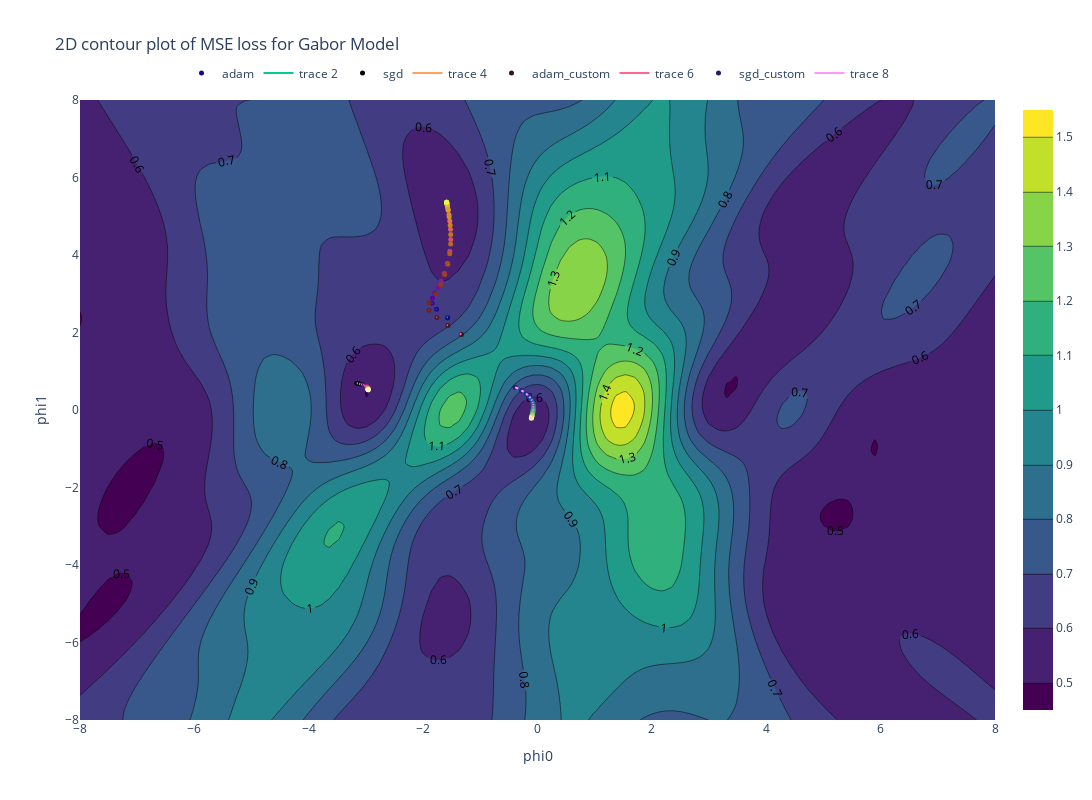

Source (notebook cell):
### Markdown cell above
### contour plots and trajectories

### Code cell
# % showing 2d plots
viewer = PlotlibViewer(mode='2d', width=1200, height=800)
viewer.contour(p0.detach().numpy().flatten(), 
               p1.detach().numpy().flatten(), 
               loss.detach().numpy().flatten())
npoints = 20
cmaps = ['plasma', 'magma', 'solar', 'haline']
for i, method in enumerate(hist.keys()):
    data = TensorDict(hist[method], batch_size=epochs)
    gap = data['params'].shape[0] // npoints
    data = data[::gap]

    # data['params_grad'] = data['params_grad'] / torch.norm(data['params_grad'], p=2, dim=0)
    viewer.scatter2d(data['params'].numpy()[:, 0].flatten(),
                      data['params'].numpy()[:, 1].flatten(), 
                      name=method,
                      color=data['epoch'].numpy(),
                      cmap=cmaps[i])
    viewer.quiver2d(data['params'].numpy()[:, 0].flatten(),
                      data['params'].numpy()[:, 1].flatten(), 
                      -data['params_grad'].numpy()[:, 0].flatten(), 
                      -data['params_grad'].numpy()[:, 1].flatten()
                      )
    
viewer.show(xlable='phi0', ylabel="phi1", title="2D contour plot of MSE loss for Gabor Model")

### Figure 1 — Plotly figure (JSON) as saved in the notebook; plotly's stock layout.template omitted (floating-point values rounded to 4 significant figures; data arrays with more than 128 entries replaced by an {"elided": "..."} marker saying what was removed)
{"data": [{"colorscale": [[0, "#440154"], [0.1111, "#482878"], [0.2222, "#3e4989"], [0.3333, "#31688e"], [0.4444, "#26828e"], [0.5556, "#1f9e89"], [0.6667, "#35b779"], [0.7778, "#6ece58"], [0.8889, "#b5de2b"], [1, "#fde725"]], "contours": {"showlabels": true}, "type": "contour", "x": {"elided": "10000 float values"}, "y": {"elided": "10000 float values"}, "z": {"elided": "10000 float values"}}, {"marker": {"color": [0, 250, 500, 750, 1000, 1250, 1500, 1750, 2000, 2250, 2500, 2750, 3000, 3250, 3500, 3750, 4000, 4250, 4500, 4750], "colorscale": [[0, "#0d0887"], [0.1111, "#46039f"], [0.2222, "#7201a8"], [0.3333, "#9c179e"], [0.4444, "#bd3786"], [0.5556, "#d8576b"], [0.6667, "#ed7953"], [0.7778, "#fb9f3a"], [0.8889, "#fdca26"], [1, "#f0f921"]], "line": {"color": "black", "width": 0}, "size": 5, "symbol": "circle"}, "mode": "markers", "name": "adam", "type": "scatter", "x": [-1.571, -1.765, -1.842, -1.837, -1.794, -1.741, -1.686, -1.63, -1.575, -1.533, -1.517, -1.521, -1.534, -1.548, -1.561, -1.572, -1.579, -1.584, -1.587, -1.588], "y": [2.384, 2.598, 2.755, 2.887, 3.018, 3.16, 3.325, 3.529, 3.79, 4.096, 4.402, 4.667, 4.879, 5.039, 5.156, 5.237, 5.291, 5.324, 5.343, 5.353]}, {"mode": "lines", "type": "scatter", "x": {"elided": "140 float values"}, "y": {"elided": "140 float values"}}, {"marker": {"color": [0, 250, 500, 750, 1000, 1250, 1500, 1750, 2000, 2250, 2500, 2750, 3000, 3250, 3500, 3750, 4000, 4250, 4500, 4750], "colorscale": [[0, "#000004"], [0.1111, "#180f3d"], [0.2222, "#440f76"], [0.3333, "#721f81"], [0.4444, "#9e2f7f"], [0.5556, "#cd4071"], [0.6667, "#f1605d"], [0.7778, "#fd9668"], [0.8889, "#feca8d"], [1, "#fcfdbf"]], "line": {"color": "black", "width": 0}, "size": 5, "symbol": "circle"}, "mode": "markers", "name": "sgd", "type": "scatter", "x": [-3.16, -3.117, -3.082, -3.054, -3.031, -3.014, -3.0, -2.99, -2.982, -2.976, -2.971, -2.968, -2.966, -2.964, -2.963, -2.962, -2.962, -2.962, -2.962, -2.962], "y": [0.6925, 0.6778, 0.6637, 0.6501, 0.6374, 0.6255, 0.6143, 0.6039, 0.5942, 0.5851, 0.5767, 0.5687, 0.5612, 0.5542, 0.5476, 0.5413, 0.5354, 0.5298, 0.5246, 0.5196]}, {"mode": "lines", "type": "scatter", "x": {"elided": "140 float values"}, "y": {"elided": "140 float values"}}, {"marker": {"color": [0, 250, 500, 750, 1000, 1250, 1500, 1750, 2000, 2250, 2500, 2750, 3000, 3250, 3500, 3750, 4000, 4250, 4500, 4750], "colorscale": [[0, "rgb(51, 19, 23)"], [0.09091, "rgb(79, 28, 33)"], [0.1818, "rgb(108, 36, 36)"], [0.2727, "rgb(135, 47, 32)"], [0.3636, "rgb(157, 66, 25)"], [0.4545, "rgb(174, 88, 20)"], [0.5455, "rgb(188, 111, 19)"], [0.6364, "rgb(199, 137, 22)"], [0.7273, "rgb(209, 164, 32)"], [0.8182, "rgb(217, 192, 44)"], [0.9091, "rgb(222, 222, 59)"], [1, "rgb(224, 253, 74)"]], "line": {"color": "black", "width": 0}, "size": 5, "symbol": "circle"}, "mode": "markers", "name": "adam_custom", "type": "scatter", "x": [-1.33, -1.566, -1.76, -1.896, -1.895, -1.779, -1.694, -1.623, -1.568, -1.534, -1.519, -1.518, -1.527, -1.544, -1.565, -1.584, -1.589, -1.589, -1.589, -1.589], "y": [1.946, 2.182, 2.389, 2.576, 2.767, 2.992, 3.234, 3.494, 3.764, 4.03, 4.286, 4.532, 4.766, 4.985, 5.18, 5.322, 5.361, 5.361, 5.361, 5.361]}, {"mode": "lines", "type": "scatter", "x": {"elided": "140 float values"}, "y": {"elided": "140 float values"}}, {"marker": {"color": [0, 250, 500, 750, 1000, 1250, 1500, 1750, 2000, 2250, 2500, 2750, 3000, 3250, 3500, 3750, 4000, 4250, 4500, 4750], "colorscale": [[0, "rgb(41, 24, 107)"], [0.09091, "rgb(42, 35, 160)"], [0.1818, "rgb(15, 71, 153)"], [0.2727, "rgb(18, 95, 142)"], [0.3636, "rgb(38, 116, 137)"], [0.4545, "rgb(53, 136, 136)"], [0.5455, "rgb(65, 157, 133)"], [0.6364, "rgb(81, 178, 124)"], [0.7273, "rgb(111, 198, 107)"], [0.8182, "rgb(160, 214, 91)"], [0.9091, "rgb(212, 225, 112)"], [1, "rgb(253, 238, 153)"]], "line": {"color": "black", "width": 0}, "size": 5, "symbol": "circle"}, "mode": "markers", "name": "sgd_custom", "type": "scatter", "x": [-0.3918, -0.2833, -0.2005, -0.1434, -0.1074, -0.08667, -0.07608, -0.07194, -0.07168, -0.07366, -0.07683, -0.08057, -0.08448, -0.08836, -0.09209, -0.0956, -0.09887, -0.1019, -0.1047, -0.1072], "y": [0.5872, 0.505, 0.4221, 0.3443, 0.2737, 0.2106, 0.1544, 0.1045, 0.05999, 0.02025, -0.01532, -0.04719, -0.07578, -0.1015, -0.1246, -0.1454, -0.1641, -0.181, -0.1962, -0.21]}, {"mode": "lines", "type": "scatter", "x": {"elided": "140 float values"}, "y": {"elided": "140 float values"}}], "layout": {"height": 800, "legend": {"orientation": "h", "x": 0.5, "xanchor": "center", "y": 1.02, "yanchor": "bottom"}, "title": {"text": "2D contour plot of MSE loss for Gabor Model"}, "width": 1200, "xaxis": {"title": {"text": "phi0"}}, "yaxis": {"title": {"text": "phi1"}}}}
